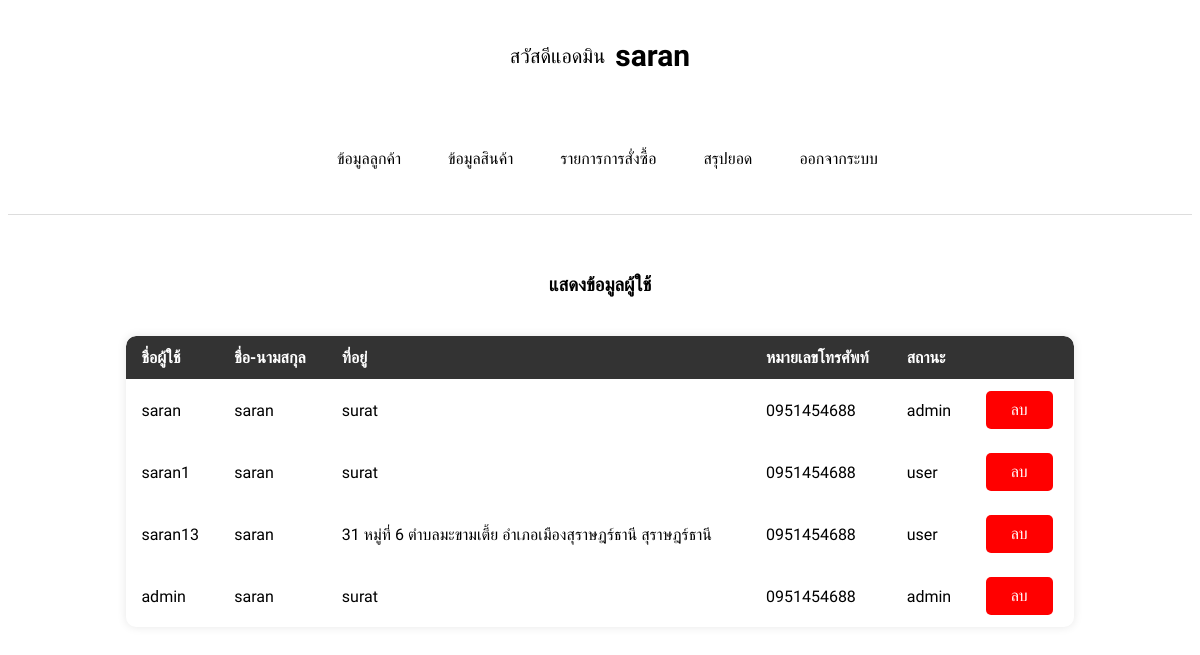
/admin.php (signed in), run on the app's committed database.
### tables this page shows
CREATE TABLE `userss` (
  `user_id` int(11) NOT NULL,
  `username` varchar(50) NOT NULL,
  `name` varchar(100) NOT NULL,
  `address` text NOT NULL,
  `phone` varchar(15) NOT NULL,
  `password` varchar(255) NOT NULL,
  `status` enum('admin','user') DEFAULT 'user'
);

### admin.php (the view, shortened to what this page needs)
<?php
include('api/config.php');
$sql = "SELECT * FROM userss";
$query = mysqli_query($conn, $sql);
?>
<!DOCTYPE html>
<html lang="en">
<head>
    <link rel="stylesheet" href="style/admin.css">
</head>
<body>
<?php include('nav_admin.php'); ?>
    <div class="container-table">
        <h3>แสดงข้อมูลผู้ใช้</h3>
        <table class="user-table">
            <thead>
                <tr>
                    <th>ชื่อผู้ใช้</th>
                    <th>ชื่อ-นามสกุล</th>
                    <th>ที่อยู่</th>
                    <th>หมายเลขโทรศัพท์</th>
                    <th>สถานะ</th>
                    <th></th>
                </tr>
            </thead>
            <tbody>
                <?php
                foreach ($query as $data) { ?>
                    <tr>
                        <td><?php echo $data['username']; ?></td>
                        <td><?php echo $data['name']; ?></td>
                        <td><?php echo $data['address']; ?></td>
                        <td><?php echo $data['phone']; ?></td>
                        <td><?php echo $data['status']; ?></td>
                        <td>
                            <a href="admin/admin_delete.php?id=<?php echo $data['user_id']; ?>">
                                <button class="btn-delete">ลบ</button>
                            </a>
                    </tr>
                <?php } ?>
            </tbody>
        </table>
    </div>
</body>
</html>

### style/admin.css (style rules this page uses)
body { font-family: "Prompt", sans-serif; font-weight: 300; font-style: normal; }
.container-table { margin: 20px auto; align-items: center; width: 80%; margin-top: 5%; }
h3 { text-align: center; margin-bottom: 40px; }
td a { display: inline-block; }
.user-table { width: 100%; border-collapse: separate; border-spacing: 0; box-shadow: 0px 0px 10px rgba(0, 0, 0, 0.1); border-radius: 10px; overflow: hidden; }
.user-table thead { background-color: #333; color: #fff; }
.user-table thead th:first-child { border-top-left-radius: 10px; }
.user-table thead th:last-child { border-top-right-radius: 10px; }
.user-table tbody tr:last-child td:first-child { border-bottom-left-radius: 10px; }
.user-table tbody tr:last-child td:last-child { border-bottom-right-radius: 10px; }
.user-table th, .user-table td { padding: 12px 15px; text-align: left; }
.user-table tbody tr { border-bottom: 1px solid #ddd; }
.user-table th { font-weight: bold; }
.btn-delete { background-color: #ff0000; color: white; border: none; padding: 10px 25px; text-align: center; outline: none; text-decoration: none; display: inline-block; font-size: 16px; border-radius: 5px; cursor: pointer; transition: background-color 0.3s; }

### data on the page
userss: username "saran", name "saran", address "surat", phone "0951454688", status "admin"
userss: username "saran1", name "saran", address "surat", phone "0951454688", status "user"
userss: username "saran13", name "saran", address "31 หมู่ที่ 6 ตำบลมะขามเตี้ย อำเภอเมืองสุราษฎร์ธานี สุราษฎร์ธานี", phone "0951454688", status "user"
userss: username "admin", name "saran", address "surat", phone "0951454688", status "admin"

### other printed values
$_SESSION['username'] "saran"
